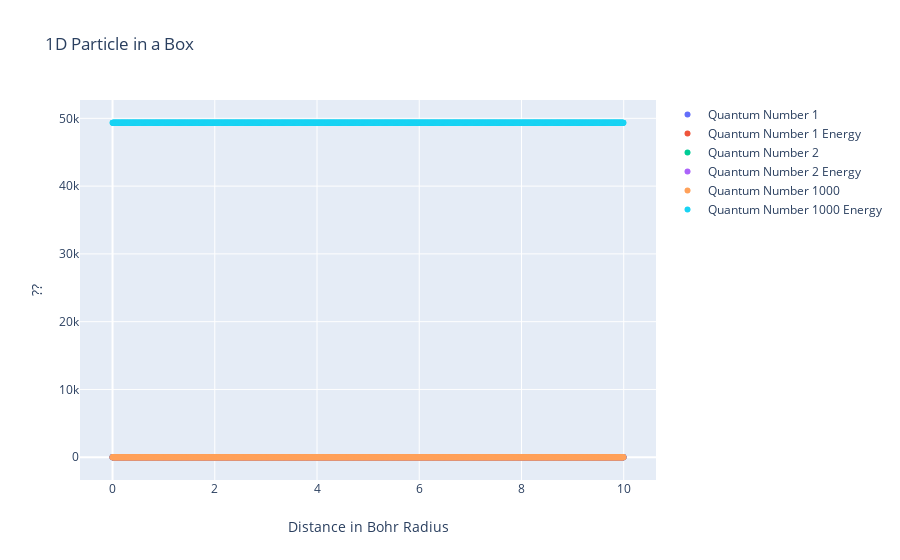

Notebook code for this chart:
### Code cell
# Graph Data Here
figure = {
    "data": [], 
    "layout":{
        "xaxis":{"title":"Distance in Bohr Radius"},
        "yaxis":{"title": "??"},
        "title":{"text":"1D Particle in a Box"}
    }
}

for nIndex, n in enumerate(qn):
    figure["data"].append(
        
        {
            "type":"scatter",
            "x":xData,
            "y":yData[nIndex],
            "mode": "markers",
            "name": "Quantum Number " + str(n),
        }
    )
    
    figure["data"].append(
       { 
           "type":"scatter",
           "x":xData,
           "y":EData[nIndex],
           "mode":"markers",
           "name":"Quantum Number " + str(n) + " Energy"
       }
    )

iplot(figure)

### Figure 1 — Plotly figure (JSON) as saved in the notebook; plotly's stock layout.template omitted (floating-point values rounded to 4 significant figures; data arrays with more than 128 entries replaced by an {"elided": "..."} marker saying what was removed)
{"data": [{"mode": "markers", "name": "Quantum Number 1", "type": "scatter", "x": {"elided": "2000 float values"}, "y": {"elided": "2000 float values"}}, {"mode": "markers", "name": "Quantum Number 1 Energy", "type": "scatter", "x": {"elided": "2000 float values"}, "y": {"elided": "2000 float values"}}, {"mode": "markers", "name": "Quantum Number 2", "type": "scatter", "x": {"elided": "2000 float values"}, "y": {"elided": "2000 float values"}}, {"mode": "markers", "name": "Quantum Number 2 Energy", "type": "scatter", "x": {"elided": "2000 float values"}, "y": {"elided": "2000 float values"}}, {"mode": "markers", "name": "Quantum Number 1000", "type": "scatter", "x": {"elided": "2000 float values"}, "y": {"elided": "2000 float values"}}, {"mode": "markers", "name": "Quantum Number 1000 Energy", "type": "scatter", "x": {"elided": "2000 float values"}, "y": {"elided": "2000 float values"}}], "layout": {"title": {"text": "1D Particle in a Box"}, "xaxis": {"title": {"text": "Distance in Bohr Radius"}}, "yaxis": {"title": {"text": "??"}}}}
